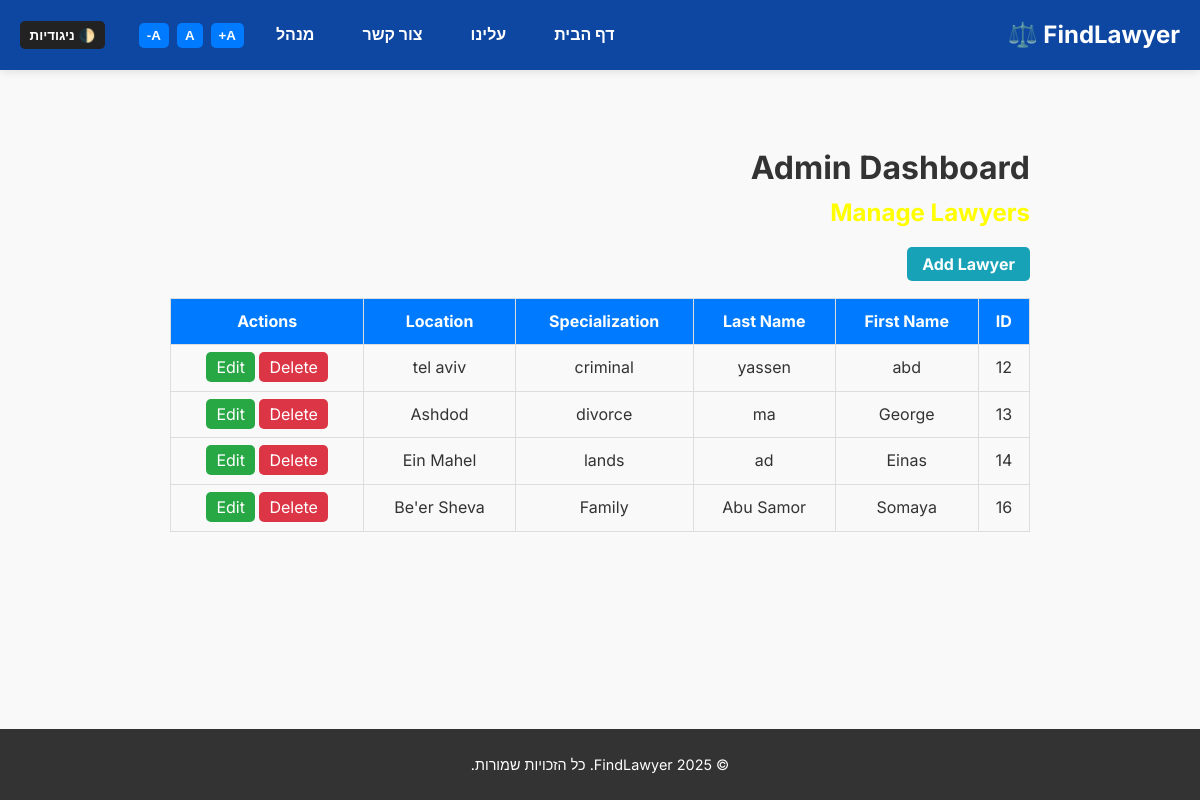
Page /admin-dashboard/ (signed in) on the earlier database version.
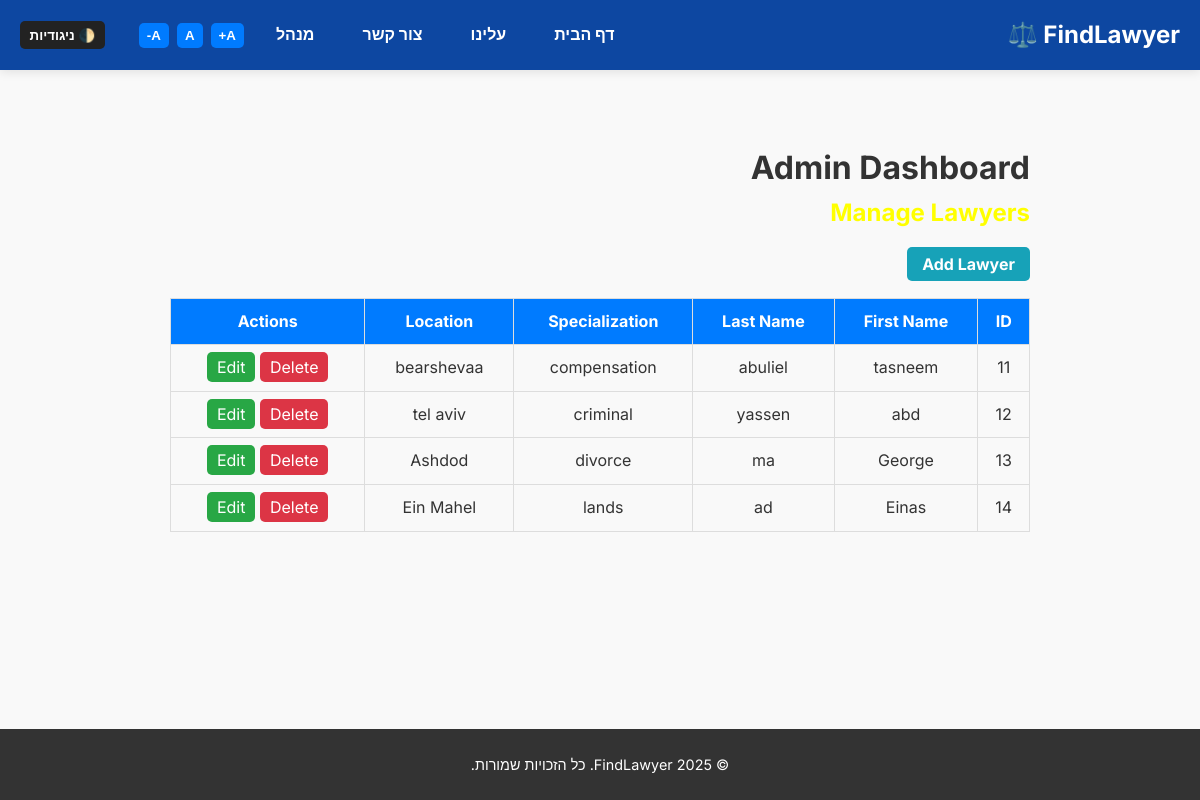
Same page on the later database version.
### home/models.py (models this page shows, shortened)
class Lawyer(models.Model):
    first_name = models.CharField(max_length=100)
    last_name = models.CharField(max_length=100)
    specialization = models.CharField(max_length=100)
    location = models.CharField(max_length=100)
    email = models.EmailField(unique=True)
    phone_number = models.CharField(max_length=20)
    photo = models.ImageField(upload_to='lawyer_photos/', blank=True, null=True)

### home/views.py (the view)
# urls.py: path('admin-dashboard/', views.admin_dashboard, name='admin_dashboard'),
@login_required
def admin_dashboard(request):
    if not request.user.is_superuser:
        return redirect('admin_signin')
    lawyers = Lawyer.objects.all()
    return render(request, 'home/admin_dashboard.html', {'lawyers': lawyers})

### home/templates/home/admin_dashboard.html (shortened to what this page needs)
<!DOCTYPE html>
<html lang="en">
{% extends 'home/base_generic.html' %}
{% block content %}
<div class="container">
    <h1>Admin Dashboard</h1>
    <h2>Manage Lawyers</h2>
    <div style="margin-top: 20px;">
        <a href="{% url 'add-lawyer' %}" class="btn btn-add">Add Lawyer</a>
    </div>
    <table>
        <thead>
            <tr>
                <th>ID</th>
                <th>First Name</th>
                <th>Last Name</th>
                <th>Specialization</th>
                <th>Location</th>
                <th>Actions</th>
            </tr>
        </thead>
        <tbody>
            {% for lawyer in lawyers %}
            <tr>
                <td>{{ lawyer.id }}</td>
                <td>{{ lawyer.first_name }}</td>
                <td>{{ lawyer.last_name }}</td>
                <td>{{ lawyer.specialization }}</td>
                <td>{{ lawyer.location }}</td>
                <td>
                    <a href="{% url 'edit_lawyer' lawyer.id %}" class="btn btn-edit">Edit</a>
                    <a href="{% url 'admin_lawyer_delete' lawyer.id %}" class="btn btn-delete">Delete</a>
                </td>
            </tr>
            {% endfor %}
        </tbody>
    </table>
</div>
{% endblock %}

Differences in the rows shown:
removed Lawyer: id "16", first_name "Somaya", last_name "Abu Samor", specialization "Family", location "Be'er Sheva"
added Lawyer: id "11", first_name "tasneem", last_name "abuliel", specialization "compensation", location "bearshevaa"
